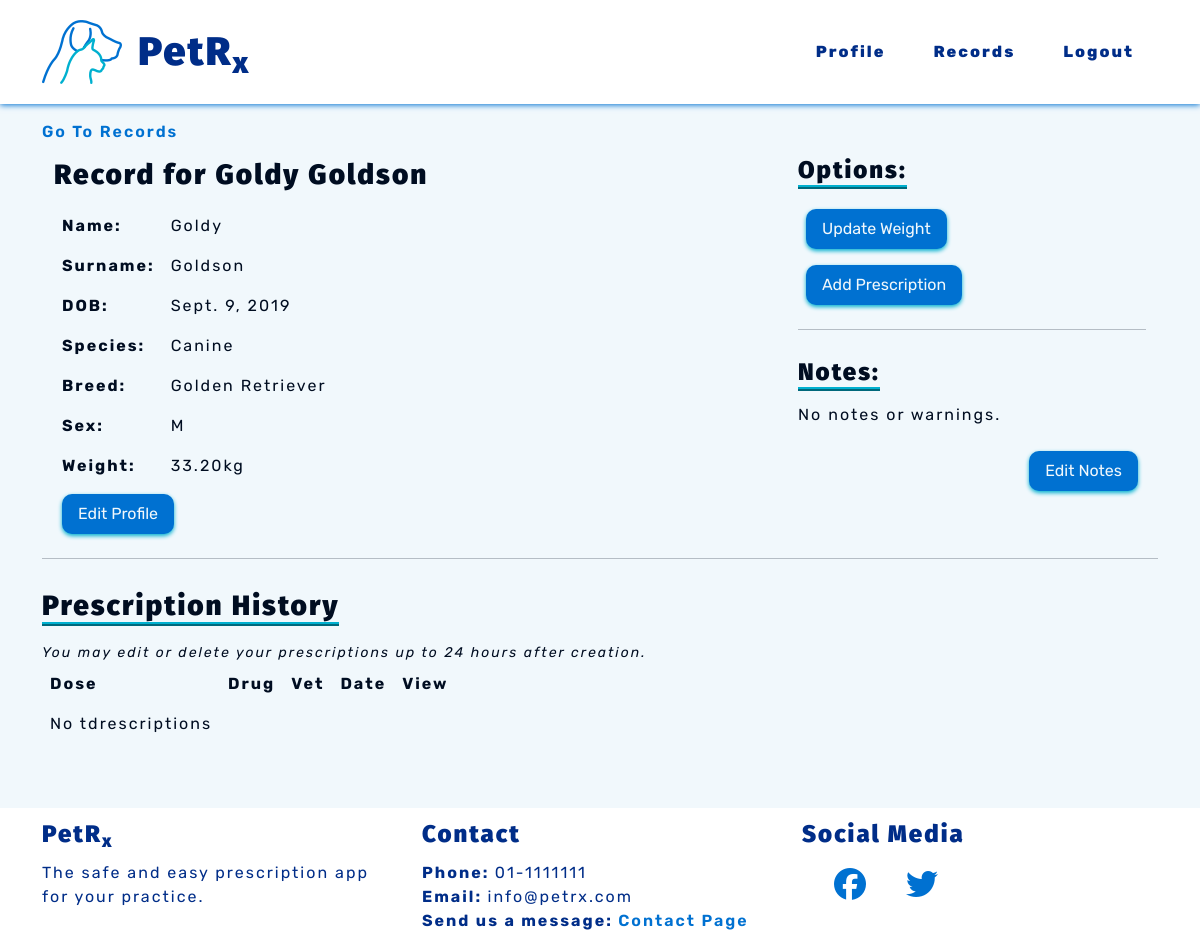
The page /records/animal-profile/1 (signed in) on the database as committed earlier.
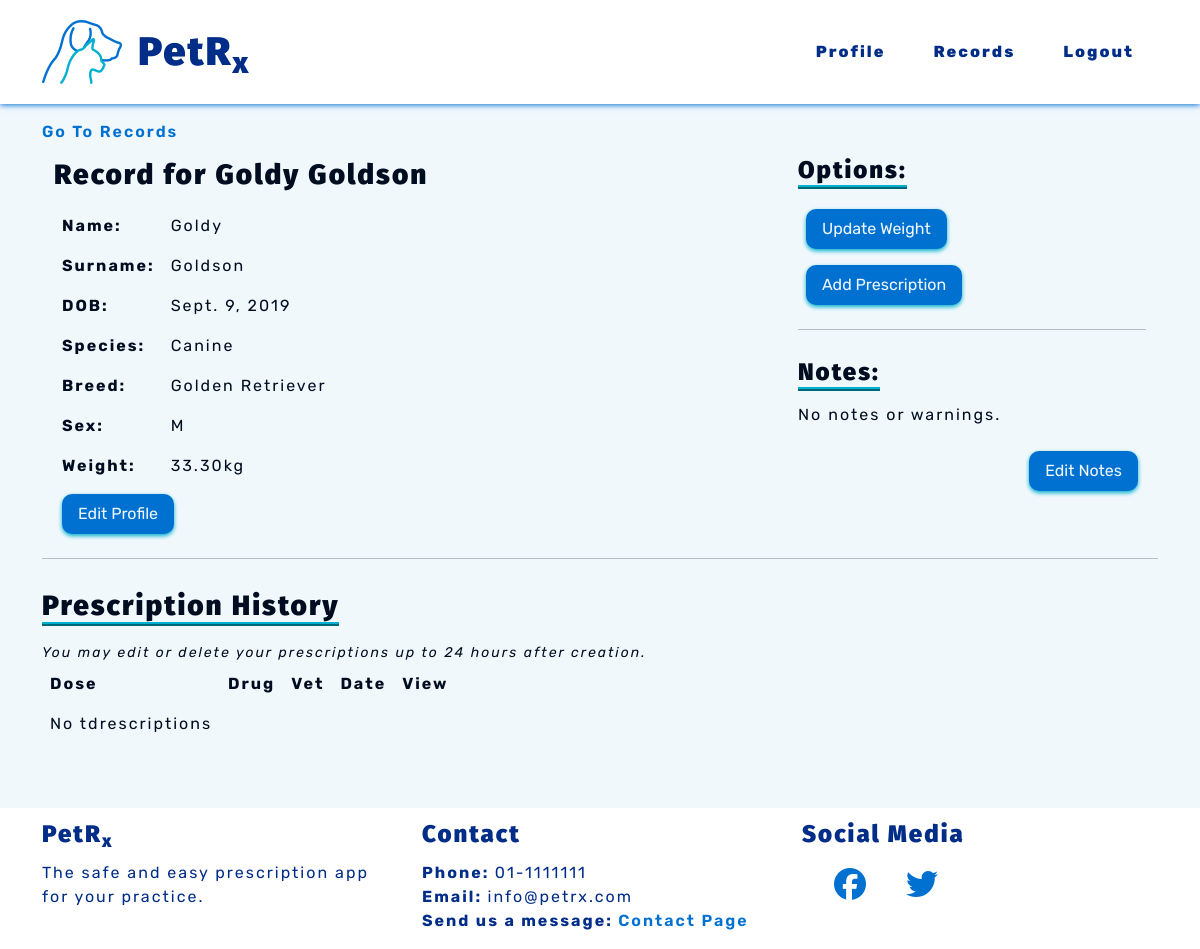
The same page on the database as committed later.
### records/models.py (models this page shows)
class Record(models.Model):
    name = models.CharField(max_length=50)
    surname = models.CharField(max_length=50)
    date_of_birth = models.DateField()
    species = models.CharField(choices=SPECIES, max_length=10)
    breed = models.CharField(max_length=50)
    sex = models.CharField(choices=SEX, max_length=10)
    weight = models.DecimalField(max_digits=5, decimal_places=2)
    note = models.CharField(max_length=300, blank=True)
    def __str__(self):
        return self.name + " " + self.surname
    class Meta:
        ordering = ['surname']
        unique_together = [
            'name',
            'surname',
            'date_of_birth',
            'species',
            'sex']

### records/views.py (the view)
# urls.py: path('animal-profile/<int:animal_id>', views.AnimalRecord.as_view(),
class AnimalRecord(View):
    @method_decorator(vet_login_and_active)
    def get(self, request, animal_id):
        queryset = Record.objects.all()
        profile = get_object_or_404(queryset, id=animal_id)
        context = {'profile': profile}
        return render(request, 'records/animal_profile.html', context)

### records/templates/records/animal_profile.html
{% extends 'base.html' %}
{% block content %}
<a class="pet-links" href="{% url 'records:records' %}" aria-label="Go to records">Go To Records</a>
<section>
    <div class="container">
        <div class="row">
            <div class="col-md-8">
                <h3>Record for {{ profile }}</h3>
                <table>
                    <tr>
                        <th>Name: </th>
                        <td>{{ profile.name }}</td>
                    </tr>
                    <tr>
                        <th>Surname: </th>
                        <td>{{ profile.surname }}</td>
                    </tr>
                    <tr>
                        <th>DOB: </th>
                        <td>{{ profile.date_of_birth }}</td>
                    </tr>
                    <tr>
                        <th>Species: </th>
                        <td>{{ profile.species }}</td>
                    </tr>
                    <tr>
                        <th>Breed: </th>
                        <td>{{ profile.breed }}</td>
                    </tr>
                    <tr>
                        <th>Sex: </th>
                        <td>{{ profile.sex }}</td>
                    </tr>
                    <tr>
                        <th>Weight: </th>
                        <td>{{ profile.weight }}kg</td>
                    </tr>
                </table>
                <a class="pet-btns sm-btns" href="{% url 'records:edit_animal' animal_id=profile.id %}"
                    aria-label="Edit animal record">Edit Profile</a>
            </div>
            <div class="col-md-4">
                <div>
                    <h4 class="subheadings">Options:</h4>
                    <div>
                        <ul>
                            <li>
                                <a class="pet-btns sm-btns"
                                    data-hx-get="{% url 'records:update_weight' animal_id=profile.id %}"
                                    data-hx-target="#modal-dialog" aria-label="Update weight">
                                    Update Weight</a>
                            </li>
                            <li>
                                <a class="pet-btns sm-btns"
                                    data-hx-get="{% url 'prescriptions:add_prescrip' animal_id=profile.id %}"
                                    data-hx-target="#modal-dialog" aria-label="Add new prescription">Add Prescription</a>
                            </li>
                        </ul>
                    </div>
                </div>
                <hr>
                <div>
                    <h4 class="subheadings">Notes:</h4>
                    <p>
                        {{ profile.note|default:"No notes or warnings." }}
                    </p>
                    <a class="pet-btns sm-btns float-end" data-hx-get="{% url 'records:edit_notes' animal_id=profile.id %}"
                        data-hx-target="#modal-dialog" aria-label="Edit notes">Edit Notes</a>
                </div>
            </div>
        </div>
    </div>
</section>
<hr>
<section id="animal-prescrip-list" data-hx-get="{% url 'prescriptions:list_prescrip' animal_id=profile.id %}"
    data-hx-trigger="load">
    {% include 'prescriptions/list_prescrip.html' %}
</section>
{% endblock %}

### templates/base.html (shortened to what this page needs)
{% load static %}
<!DOCTYPE html>
<html lang="en">
<head>
    <link href="https://cdn.jsdelivr.net/npm/bootstrap@5.0.2/dist/css/bootstrap.min.css" rel="stylesheet"
>
    <link rel="stylesheet" href="{% static 'css/style.css' %}">
</head>
<body class="d-flex flex-column h-100">
    {% include 'nav/header.html' %}
    <div class="container-md bottom-space">
        {% block content %}{% endblock content %}
    </div>
    {% include 'nav/footer.html' %}
</body>
</html>

### templates/nav/header.html (shortened to what this page needs)
{% load static %}
<header>
  <nav id="navbar" class="navbar navbar-expand-lg blue-text">
    <div class="container-sm">
      <a width="80" height="64" class="navbar-brand" href="{% url 'vetprofiles:index' %}" aria-label="Go to home page"><img
          src="{% static 'images/petrxlogo.png' %}" alt="PetRx Logo"></a>
      <h1 class="nav-title">PetR<sub>x</sub></h1>
      <div class="collapse navbar-collapse" id="navbarSupportedContent">
        <ul class="navbar-nav ms-auto mb-2 mb-lg-0">
          {% if user.is_authenticated %}
          <li class="nav-item">
            <a class="navbar-links" href="{% url 'vetprofiles:profile' %}" aria-label="Go to your profile">Profile</a>
          </li>
          <li class="nav-item">
            <a class="navbar-links" href="{% url 'records:records' %}" aria-label="Go to records page">Records</a>
          </li>
          <li class="nav-item">
            <a class="navbar-links" href="{% url 'vetprofiles:logout' %}" aria-label="Logout">Logout</a>
          </li>
          {% endif %}
        </ul>
      </div>
    </div>
  </nav>
</header>

### prescriptions/templates/prescriptions/list_prescrip.html
<h3 class="subheadings">Prescription History</h3>
<br>
<small><em>You may edit or delete your prescriptions up to 24 hours after creation.</em></small>
<div class="prescrip-contain">
    <table>
        <thead>
            <tr>
                <th class="lg-prescrip">Dose</th>
                <th>Drug</th>
                <th class="lg-prescrip">Vet</th>
                <th>Date</th>
                <th>View</th>
            </tr>
        </thead>
        <tbody>
            {% for prescription in prescrip_list %}
            <tr>
                <td class="lg-prescrip">{{ prescription.dose }}{{ prescription.measure }}</td>
                <td>{{ prescription.drug }}</td>
                <td class="lg-prescrip">{{ prescription.vet }}</td>
                <td>{{ prescription.date|date:'d/m/y' }}</td>
                <td><a data-hx-get="{% url 'prescriptions:detail_prescrip' prescrip_id=prescription.id %}"
                        data-hx-target="#modal-dialog" class="pet-links" aria-label="View prescription">View</a></td>
            </tr>
        </tbody>
        {% empty %}
        <tr>
            <td>No tdrescriptions</td>
            <td></td>
            <td></td>
            <td></td>
            <td></td>
        </tr>
        {% endfor %}
    </table>
</div>

### templates/nav/footer.html
<footer class="footer mt-auto">
    <div class="container-md">
        <div class="row">
            <div class="col-md-4">
                <h4>PetR<sub>x</sub></h4>
                <p>The safe and easy prescription app for your practice.</p>
            </div>
            <div class="col-md-4">
                <h4>Contact</h4>
                <p><strong>Phone: </strong> 01-1111111
                    <br>
                    <strong>Email: </strong> info@petrx.com
                    <br>
                    <strong>Send us a message: </strong><a class="pet-links" href="{% url 'vetprofiles:contact' %}"
                        aria-label="Go to contact page">
                        Contact Page</a>
                </p>
            </div>
            <div class="col-md-4">
                <h4>Social Media</h4>
                <a class="pet-links footer-socials" href="https://facebook.com" target="_blank" rel="noopener"
                    aria-label="Find us on Facebook (opens in new tab)"><i class="fa-brands fa-facebook"></i></a>
                <a class="pet-links footer-socials" href="https://twitter.com" target="_blank" rel="noopener"
                    aria-label="Find us on Twitter (opens in new tab)"><i class="fa-brands fa-twitter"></i></a>
            </div>
        </div>
    </div>
</footer>

### static/css/style.css (style rules this page uses)
:root { --site-white: #f1f8fc; --site-black: #000d21; --site-dark-blue: #002d88; --site-light-blue: #0071d1; --site-turquoise: #00b0cf; }
html { height: 100%; }
body { font-family: "Rubik", sans-serif; color: var(--site-black); font-size: 1rem; letter-spacing: 2px; background: var(--site-white); }
h1, h2, h3, h4 { font-family: "Fira Sans", "Rubik", sans-serif; font-weight: 900; margin-top: 0.5em; margin-bottom: 0.5em; }
.blue-text { color: var(--site-dark-blue); }
.subheadings { display: inline-block; border-bottom: 4px ridge var(--site-turquoise); }
hr { color: var(--site-black); }
ul { padding: 0; }
li { list-style: none; }
a { text-decoration: none; }
.navbar-links { cursor: pointer; display: block; padding: 0.25rem 0.5rem; color: var(--site-dark-blue); font-weight: 800; margin: 1em; transition: color .8s linear, box-shadow 1s linear; }
.pet-links { cursor: pointer; color: var(--site-light-blue); font-weight: 600; transition: color .5s linear; }
.pet-btns { cursor: pointer; display: inline-block; background-color: var(--site-light-blue); color: var(--site-white); letter-spacing: 0px; font-weight: 600; padding: 0.5em 1.5em; margin: 2em; border: none; border-radius: 10px; box-shadow: 0 2px 4px 0 var(--site-turquoise); transition: all .2s linear; }
.sm-btns { padding: 0.5em 1em; font-weight: 400; margin: 0.5em; }
.bottom-space { padding-bottom: 4em; }
#navbar { margin-bottom: 1em; background-color: #fff; color: var(--site-dark-blue); box-shadow: 0 1px 6px 0 var(--site-light-blue); }
.prescrip-contain { width: 100%; max-height: 300px; overflow-y: scroll; }
.prescrip-contain thead th { position: sticky; top: 0; }
th, td { padding: 0.5em; }
th { background-color: var(--site-white); }
footer { background-color: white; color: var(--site-dark-blue); }
.footer-socials { font-size: 2em; padding-left: 1em; }

Rows that differ between the two databases and show on the page:
changed Record "Goldy Goldson": weight "33.20" → "33.30"
